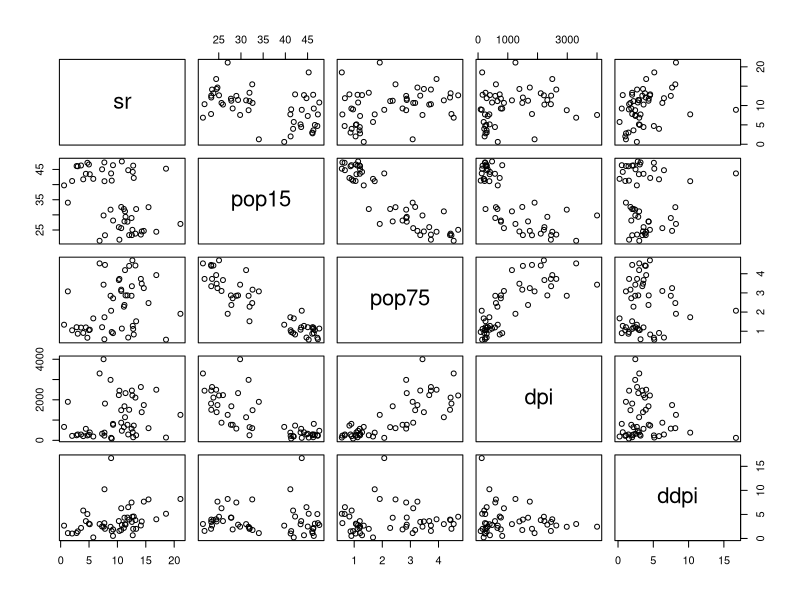
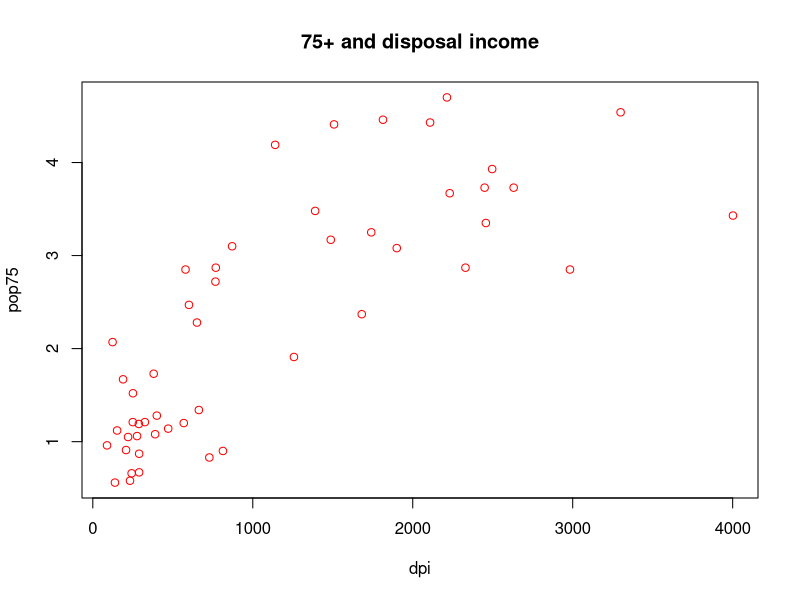
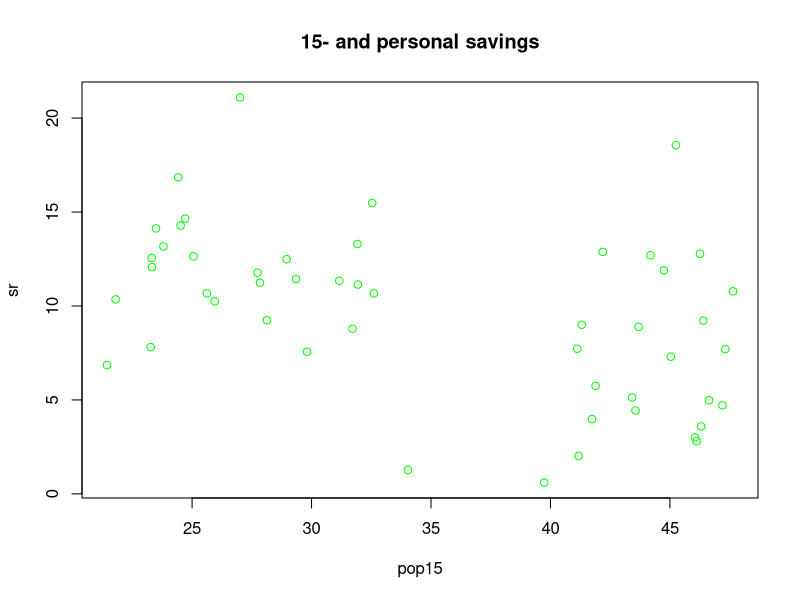
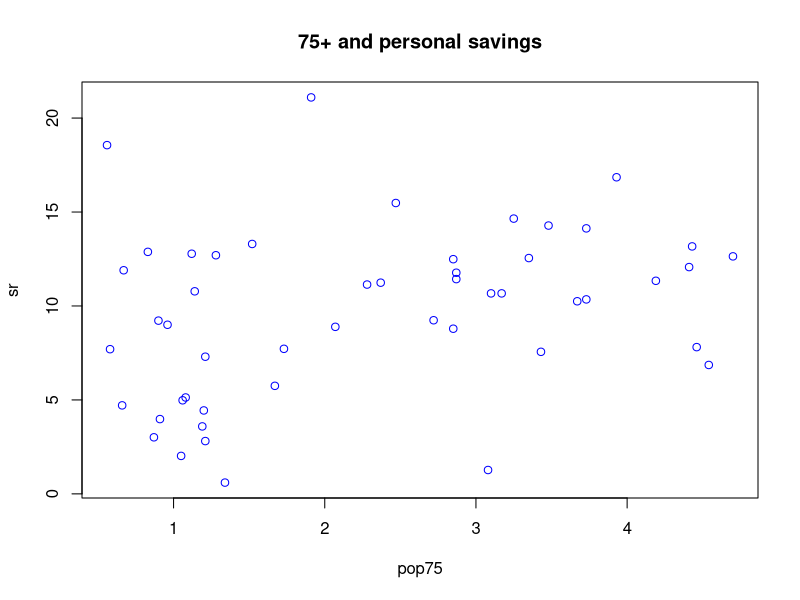
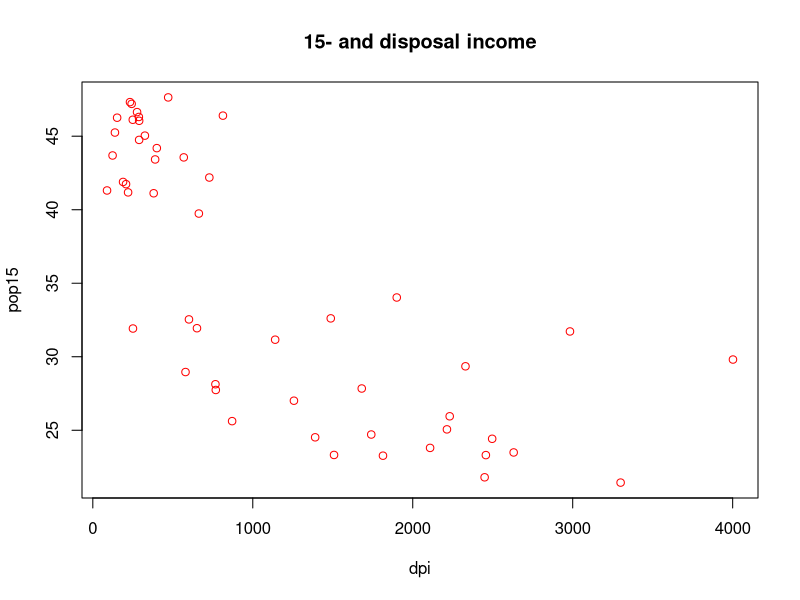

R code for these plots, in order:
#Firstly, we add data base of life cycle savings
data("LifeCycleSavings")
head(LifeCycleSavings)
rownames(LifeCycleSavings)
View(LifeCycleSavings)
#Then we see in the chart 
pairs(LifeCycleSavings)
#Use attach and show heading of the chart
attach(LifeCycleSavings)
#And Use some compare with this chart
plot(dpi, pop75, col = "red", main="75+ and disposal income")
plot(pop15, sr, col = "green", main="15- and personal savings")
plot(pop75, sr, type = "p", col = "blue", main="75+ and personal savings")
plot(dpi, pop15, col = "red", main="15- and disposal income")


